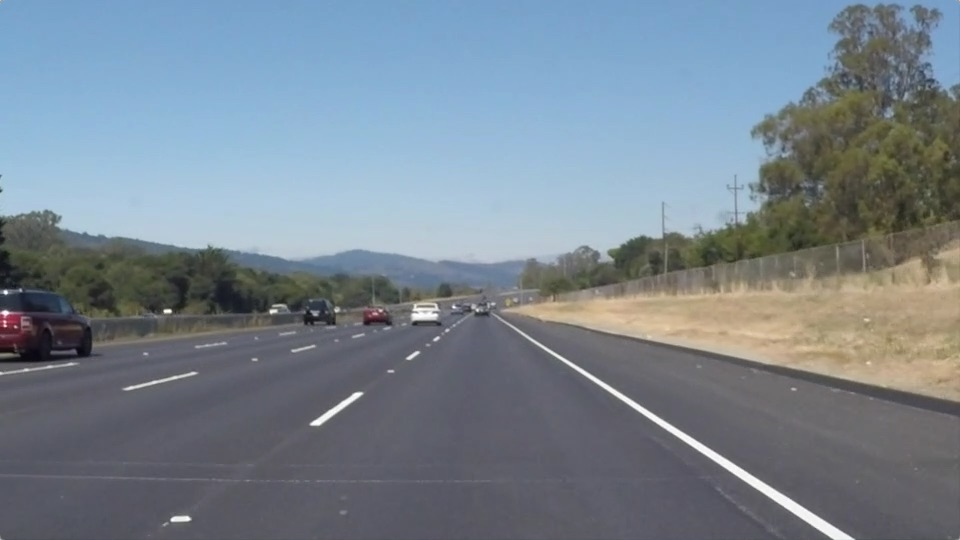
#> input picture test_images/solidWhiteRight.jpg, 960 x 540 px
$ jupyter execute --allow-errors P1.py2.ipynb   (shell and % lines are left out)   (Python 2 division)   (older library calls are emulated)
#> lines starting #> are read from the running program, lines starting #| are printed output that depends on the picture; after the words box and inside, x2 and y2 are one past the last pixel; in counts of white or black regions, pixels touching at a corner belong together
# Self-Driving Car Engineer Nanodegree

## Project: **Finding Lane Lines on the Road**
***
In this project, you will use the tools you learned about in the lesson to identify lane lines on the road.  You can develop your pipeline on a series of individual images, and later apply the result to a video stream (really just a series of images). Check out the video clip "raw-lines-example.mp4" (also contained in this repository) to see what the output should look like after using the helper functions below.

Once you have a result that looks roughly like "raw-lines-example.mp4", you'll need to get creative and try to average and/or extrapolate the line segments you've detected to map out the full extent of the lane lines.  You can see an example of the result you're going for in the video "P1_example.mp4".  Ultimately, you would like to draw just one line for the left side of the lane, and one for the right.

In addition to implementing code, there is a brief writeup to complete. The writeup should be completed in a separate file, which can be either a markdown file or a pdf document. There is a [write up template](https://github.com/udacity/CarND-LaneLines-P1/blob/master/writeup_template.md) that can be used to guide the writing process. Completing both the code in the Ipython notebook and the writeup template will cover all of the [rubric points](https://review.udacity.com/#!/rubrics/322/view) for this project.

---
Let's have a look at our first image called 'test_images/solidWhiteRight.jpg'.  Run the 2 cells below (hit Shift-Enter or the "play" button above) to display the image.

**Note: If, at any point, you encounter frozen display windows or other confounding issues, you can always start again with a clean slate by going to the "Kernel" menu above and selecting "Restart & Clear Output".**

---

**The tools you have are color selection, region of interest selection, grayscaling, Gaussian smoothing, Canny Edge Detection and Hough Tranform line detection.  You  are also free to explore and try other techniques that were not presented in the lesson.  Your goal is piece together a pipeline to detect the line segments in the image, then average/extrapolate them and draw them onto the image for display (as below).  Once you have a working pipeline, try it out on the video stream below.**

---

<figure>

 <figcaption>
 <p></p>
 <p style="text-align: center;"> Your output should look something like this (above) after detecting line segments using the helper functions below </p>
 </figcaption>
</figure>
 <p></p>
<figure>

 <figcaption>
 <p></p>
 <p style="text-align: center;"> Your goal is to connect/average/extrapolate line segments to get output like this</p>
 </figcaption>
</figure>

**Run the cell below to import some packages.  If you get an `import error` for a package you've already installed, try changing your kernel (select the Kernel menu above --> Change Kernel).  Still have problems?  Try relaunching Jupyter Notebook from the terminal prompt.  Also, see [this forum post](https://carnd-forums.udacity.com/cq/viewquestion.action?spaceKey=CAR&id=29496372&questionTitle=finding-lanes---import-cv2-fails-even-though-python-in-the-terminal-window-has-no-problem-with-import-cv2) for more troubleshooting tips.**

[cell 1]
# Import Packages
#importing some useful packages
import matplotlib.pyplot as plt
import matplotlib.image as mpimg
import numpy as np
import cv2
plt.rcParams['figure.figsize']=[12,8]

[cell 2]
#reading in an image
image = mpimg.imread('test_images/solidWhiteRight.jpg')
#> image is the input picture: shape (540, 960, 3); mean R, G, B 120.3, 132.6, 143.7

#printing out some stats and plotting
print('This image is:', type(image), 'with dimensions:', image.shape)
#| This image is: <class 'numpy.ndarray'> with dimensions: (540, 960, 3)
plt.imshow(image)  # if you wanted to show a single color channel image called 'gray', for example, call as plt.imshow(gray, cmap='gray')

## Ideas for Lane Detection Pipeline

**Some OpenCV functions (beyond those introduced in the lesson) that might be useful for this project are:**

`cv2.inRange()` for color selection
`cv2.fillPoly()` for regions selection
`cv2.line()` to draw lines on an image given endpoints
`cv2.addWeighted()` to coadd / overlay two images
`cv2.cvtColor()` to grayscale or change color
`cv2.imwrite()` to output images to file
`cv2.bitwise_and()` to apply a mask to an image

**Check out the OpenCV documentation to learn about these and discover even more awesome functionality!**

## Helper Functions

[cell 3]
import math

# [7 lines left out: function grayscale, not called in this run]
    # Or use BGR2GRAY if you read an image with cv2.imread()
    # return cv2.cvtColor(img, cv2.COLOR_BGR2GRAY)

def canny(img, low_threshold, high_threshold):
    """Applies the Canny transform"""
    return cv2.Canny(img, low_threshold, high_threshold)

def gaussian_blur(img, kernel_size):
    """Applies a Gaussian Noise kernel"""
    return cv2.GaussianBlur(img, (kernel_size, kernel_size), 0)

def region_of_interest(img, vertices):
    """
    Applies an image mask.

    Only keeps the region of the image defined by the polygon
    formed from `vertices`. The rest of the image is set to black.
    """
    #defining a blank mask to start with
    mask = np.zeros_like(img)

    #defining a 3 channel or 1 channel color to fill the mask with depending on the input image
    if len(img.shape) > 2:
        channel_count = img.shape[2]  # i.e. 3 or 4 depending on your image
        ignore_mask_color = (255,) * channel_count
    else:
        ignore_mask_color = 255

    #filling pixels inside the polygon defined by "vertices" with the fill color
    cv2.fillPoly(mask, vertices, ignore_mask_color)

    #returning the image only where mask pixels are nonzero
    masked_image = cv2.bitwise_and(img, mask)
    return masked_image


# [47 lines left out: functions draw_lines, hough_lines, weighted_img, not called in this run]

## Test Images

Build your pipeline to work on the images in the directory "test_images"
**You should make sure your pipeline works well on these images before you try the videos.**

[cell 4]
import os
import cv2
imgs = {}
imglist = os.listdir("test_images/")
for name in imglist:
    imgs.update({name.split('.')[0]: cv2.cvtColor(cv2.imread('test_images/'+name), cv2.COLOR_BGR2RGB)})
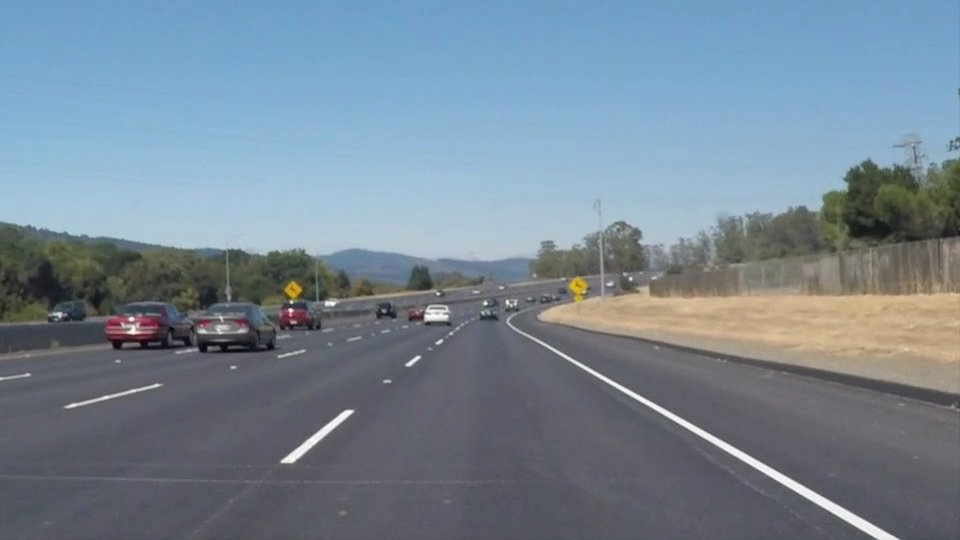
#> input picture test_images/solidWhiteCurve.jpg, 960 x 540 px

plt.imshow(imgs["solidWhiteRight"])
plt.show()

[cell 5]
def procimg(img):
    kernel = (3,3)
    gray = cv2.cvtColor(img, cv2.COLOR_BGR2GRAY)
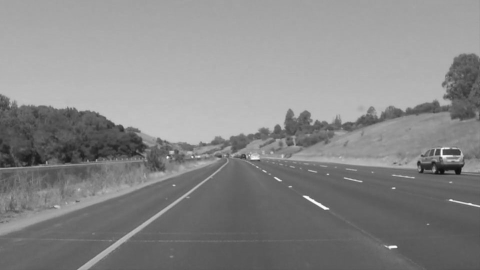
#> gray: shape (540, 960) (shown at 1/2 size); min 13, max 255, mean 135.7
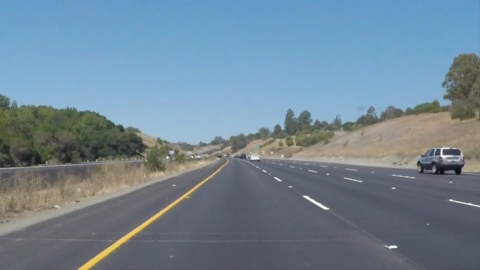
#> img: shape (540, 960, 3) (shown at 1/2 size); mean R, G, B 113, 133.4, 149
    blurred = cv2.GaussianBlur(gray, kernel,0)
    gray = cv2.morphologyEx(gray, cv2.MORPH_BLACKHAT, kernel)
    edge = cv2.Canny(gray, 50, 150)
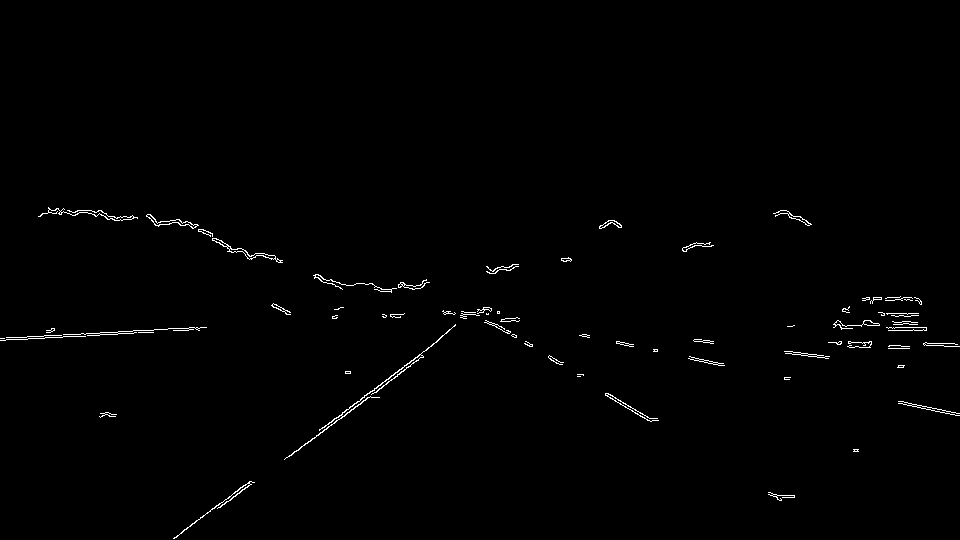
#> edge: shape (540, 960); 0.76% white in thin lines or dots, all inside (x1, y1, x2, y2) = (0, 207, 960, 539)
    morph_grad = cv2.morphologyEx(edge, cv2.MORPH_GRADIENT, kernel)
#> morph_grad: shape (540, 960); 1.3% white in thin lines or dots, all inside (x1, y1, x2, y2) = (0, 207, 960, 540)
    morph_dilate = cv2.morphologyEx(morph_grad, cv2.MORPH_DILATE, kernel,2)
#> morph_dilate: shape (540, 960); 1.8% white; 56 white regions (3 under 20 px), largest, box (x1, y1, x2, y2) and area: (0, 327, 207, 343) 1023, (284, 324, 456, 462) 1012, (38, 207, 138, 223) 557
    return hough_lines(morph_dilate, rho, theta, threshold, min_line_length, max_line_gap)

# [6 lines left out: function process_image, not called in this run]

#> (the rest of this cell did not finish here and is left out)

## Build a Lane Finding Pipeline

Build the pipeline and run your solution on all test_images. Make copies into the `test_images_output` directory, and you can use the images in your writeup report.

Try tuning the various parameters, especially the low and high Canny thresholds as well as the Hough lines parameters.

## Test on Videos

You know what's cooler than drawing lanes over images? Drawing lanes over video!

We can test our solution on two provided videos:

`solidWhiteRight.mp4`

`solidYellowLeft.mp4`

**Note: if you get an `import error` when you run the next cell, try changing your kernel (select the Kernel menu above --> Change Kernel).  Still have problems?  Try relaunching Jupyter Notebook from the terminal prompt. Also, check out [this forum post](https://carnd-forums.udacity.com/questions/22677062/answers/22677109) for more troubleshooting tips.**

**If you get an error that looks like this:**
```
NeedDownloadError: Need ffmpeg exe.
You can download it by calling:
imageio.plugins.ffmpeg.download()
```
**Follow the instructions in the error message and check out [this forum post](https://carnd-forums.udacity.com/display/CAR/questions/26218840/import-videofileclip-error) for more troubleshooting tips across operating systems.**

[cell 6]
# Import everything needed to edit/save/watch video clips
from moviepy.editor import VideoFileClip
from IPython.display import HTML

[cell 7]
def process_image(image):
    # NOTE: The output you return should be a color image (3 channel) for processing video below
    # TODO: put your pipeline here,
    # you should return the final output (image where lines are drawn on lanes)

    # ROI relative dims
    max_height=0.52
    upper_edges=(0.48,0.52)
    lower_edges=(0.05,0.95)

    xy=image.shape
    vertices = np.array([[
        (int(upper_edges[0]*xy[1]),int(max_height * xy[0])),
        (int(upper_edges[1]*xy[1]),int(max_height * xy[0])),
        (int(lower_edges[1]*xy[1]),xy[0]),
        (int(lower_edges[0]*xy[1]),xy[0])
    ]])

    gray = cv2.cvtColor(image, cv2.COLOR_RGB2GRAY)
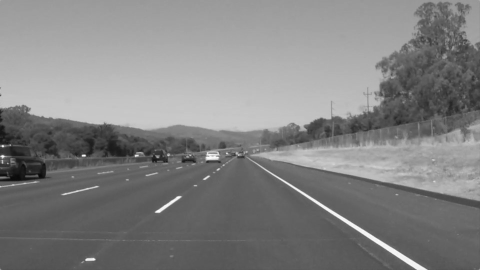
#> gray: shape (540, 960) (shown at 1/2 size); min 8, max 255, mean 130.1
    # Define a kernel size and apply Gaussian smoothing
    kernel_size = 3
    blur_gray = cv2.GaussianBlur(gray,(kernel_size, kernel_size),0)

    low_bin_threshold=127
    high_bin_threshold=255

    ret, thresh = cv2.threshold(blur_gray,low_bin_threshold,high_bin_threshold,cv2.THRESH_BINARY)
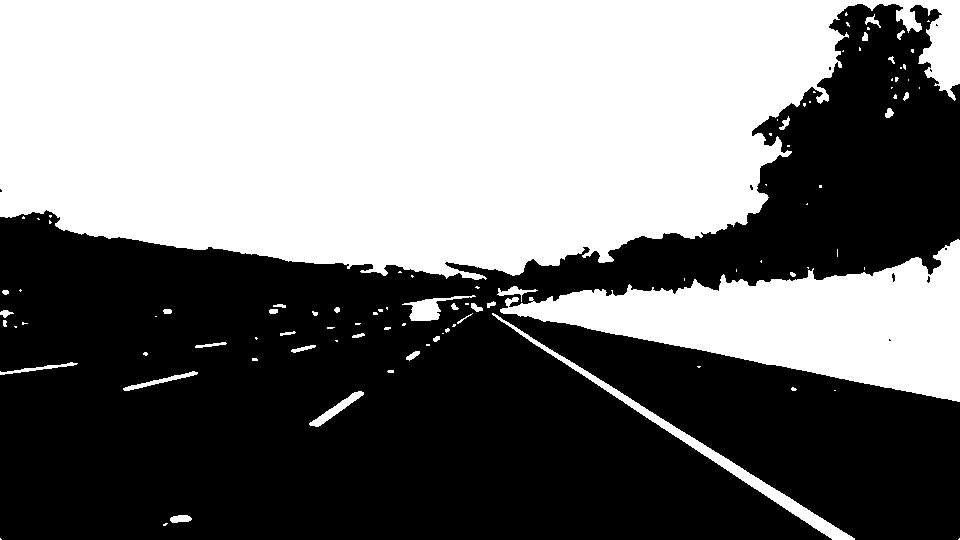
#> thresh: shape (540, 960); 46.9% white; 99 white regions (64 under 20 px), largest, box (x1, y1, x2, y2) and area: (0, 0, 960, 280) 201629, (500, 239, 960, 402) 34291, (492, 313, 855, 540) 3385
#> ret = 127

    closed = cv2.morphologyEx(thresh, cv2.MORPH_CLOSE, (3,3))
#> closed: shape (540, 960); 47.1% white; 97 white regions (63 under 20 px), largest, box (x1, y1, x2, y2) and area: (0, 0, 960, 281) 202598, (497, 240, 960, 403) 34497, (492, 314, 855, 540) 3362

    # Define our parameters for Canny and apply
    low_canny_threshold = 50
    high_canny_threshold = 150
    edges = cv2.Canny(closed, low_canny_threshold, high_canny_threshold)
#> edges: shape (540, 960); 1.2% white in thin lines or dots

    masked_edges = region_of_interest(edges, vertices=vertices)
#> in region_of_interest, `cv2.fillPoly(mask, vertices, ignore_mask_color)`:
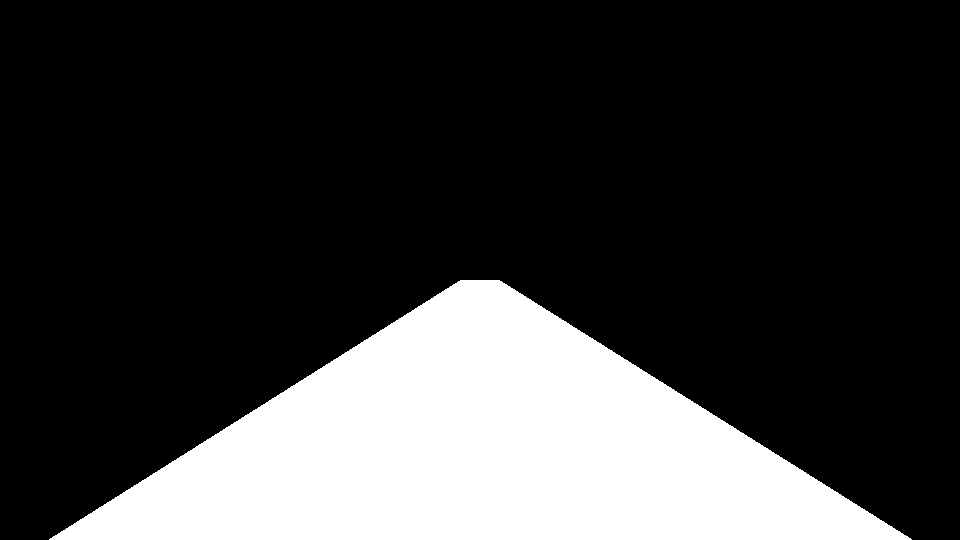
#> mask: shape (540, 960); 22.7% white; 1 white region, box (x1, y1, x2, y2) and area: (49, 280, 912, 540) 117543
#> in region_of_interest, `masked_image = cv2.bitwise_and(img, mask)`:
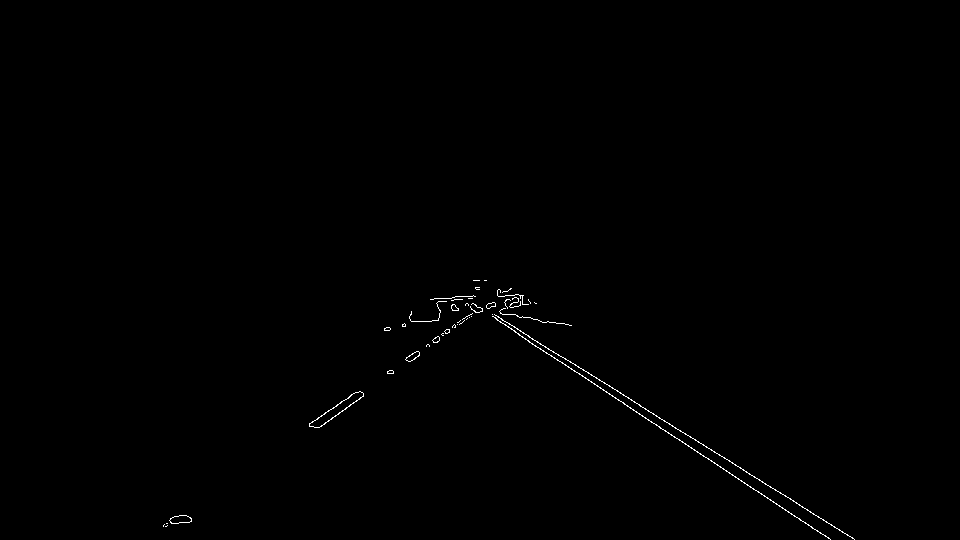
#> masked_image: shape (540, 960); 0.33% white in thin lines or dots, all inside (x1, y1, x2, y2) = (163, 280, 855, 540)

    # Define the Hough transform parameters
    # Make a blank the same size as our image to draw on
    rho = 1 # distance resolution in pixels of the Hough grid
    theta = np.pi/10 # angular resolution in radians of the Hough grid
    threshold = 10     # minimum number of votes (intersections in Hough grid cell)
    min_line_length = 10 #minimum number of pixels making up a line
    max_line_gap = 10    # maximum gap in pixels between connectable line segments
    line_image = np.copy(image)*0 # creating a blank to draw lines on
#> line_image: shape (540, 960, 3); every value is 0

    # Run Hough on edge detected image
    # Output "lines" is an array containing endpoints of detected line segments
    lines = cv2.HoughLinesP(masked_edges, rho, theta, threshold, np.array([]),
                                min_line_length, max_line_gap)
#> lines = 73 rows, first 6: [318, 427, 363, 395], [597, 385, 627, 406], [669, 423, 682, 432], [574, 370, 597, 386], [309, 424, 341, 401], [512, 298, 522, 298]

#     lines = process_image(imgs['solidWhiteRight'])[1]
    dx = lines[:,0,0] - lines[:,0,2]
#> dx = 73 values, max -9 at index 24, min -97 at index 12, mean -24.52
    dy = lines[:,0,1] - lines[:,0,3]
#> dy = 73 values, max 70 at index 12, min -38 at index 55, mean -3.66
    m = np.absolute(dy.astype(np.float)/dx.astype(np.float))
#> m = 73 values, max 1.33 at index 24, min 0 at index 5, mean 0.537
    lower= (m>0.6).nonzero()[0]
#> lower = 53 values from 0 to 68
    upper = (m<0.8).nonzero()[0]
#> upper = 72 values from 0 to 72

    shorter = upper if len(upper) < len(lower) else lower
#> shorter = 53 values from 0 to 68
    longer = upper if len(upper) > len(lower) else lower
#> longer = 72 values from 0 to 72
    good_indx = np.array([i for i in shorter if i in longer])
#> good_indx = 52 values from 0 to 68

    new_good_indx,binEdges=np.histogram(m[good_indx],bins=len(good_indx))
#> new_good_indx = 52 values, max 6 at index 21, min 0 at index 1, mean 1; binEdges = 53 values from 0.667 to 0.737
    good_indx = good_indx[(new_good_indx>2).nonzero()[0]]
#> good_indx = [0, 14, 16, 20, 25, 28, 58]

    # Iterate over the output "lines" and draw lines on a blank image
    for line in lines[good_indx].astype(np.int):
        for x1,y1,x2,y2 in line:
            cv2.line(line_image,(x1,y1),(x2,y2),(255,0,0),5)
#> this loop made 7 passes
#> line on passes 1 to 7: [[318, 427, 363, 395]], [[432, 340, 454, 324]], [[618, 399, 648, 420]], [[816, 515, 831, 525]], [[799, 504, 818, 517]], [[680, 430, 692, 438]], [[778, 491, 790, 499]]
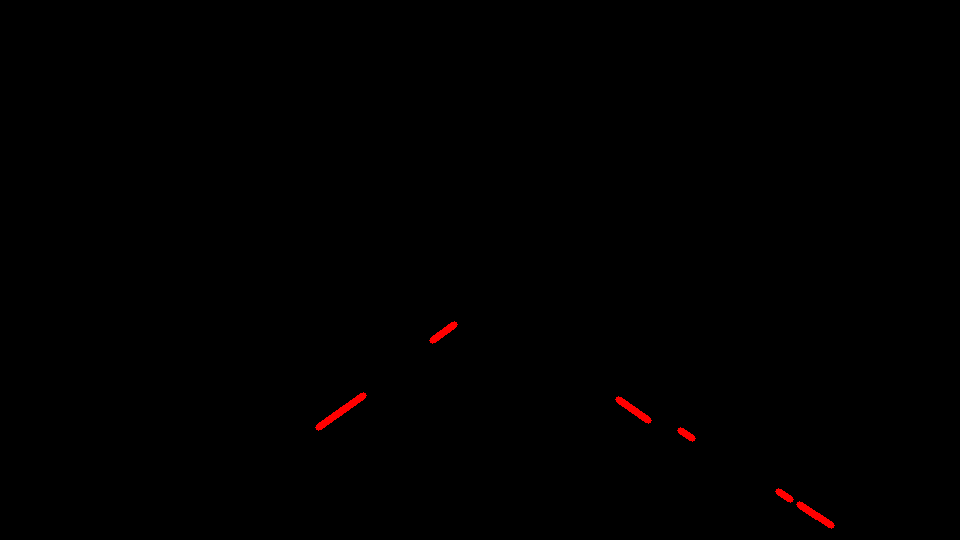
#> line_image: shape (540, 960, 3); mean R, G, B 0.7, 0, 0
    # Create a "color" binary image to combine with line image
    color_edges = np.dstack((edges, edges, edges))
#> color_edges: shape (540, 960, 3); 1.2% white in thin lines or dots

    # Draw the lines on the edge image
    lines_edges = cv2.addWeighted(color_edges, 0.8, line_image, 1, 0)

    return region_of_interest(lines_edges, vertices=vertices), lines[good_indx], good_indx


#> (the rest of this cell did not finish here and is left out)

[cell 8]
_, lines, good_indx = process_image(imgs['solidWhiteRight'])
#> lines = [[318, 427, 363, 395], [432, 340, 454, 324], [618, 399, 648, 420], [816, 515, 831, 525], [799, 504, 818, 517], [680, 430, 692, 438], [778, 491, 790, 499]]; good_indx = [0, 14, 16, 20, 25, 28, 58]

dx = lines[:,0,0] - lines[:,0,2]
#> dx = [-45, -22, -30, -15, -19, -12, -12]
dy = lines[:,0,1] - lines[:,0,3]
#> dy = [32, 16, -21, -10, -13, -8, -8]
m = np.absolute(dy.astype(np.float)/dx.astype(np.float))
#> m = [0.711, 0.727, 0.7, 0.667, 0.684, 0.667, 0.667]
new_good_indx,binEdges=np.histogram(m,bins=len(m))
#> new_good_indx = [3, 0, 1, 1, 0, 1, 1]; binEdges = [0.667, 0.675, 0.684, 0.693, 0.701, 0.71, 0.719, 0.727]

[cell 9]
ngi=(new_good_indx>2).nonzero()[0]
#> ngi = [0]
# ngi = ngi.tolist()
good_indx[ngi]
#> Out = [0]
